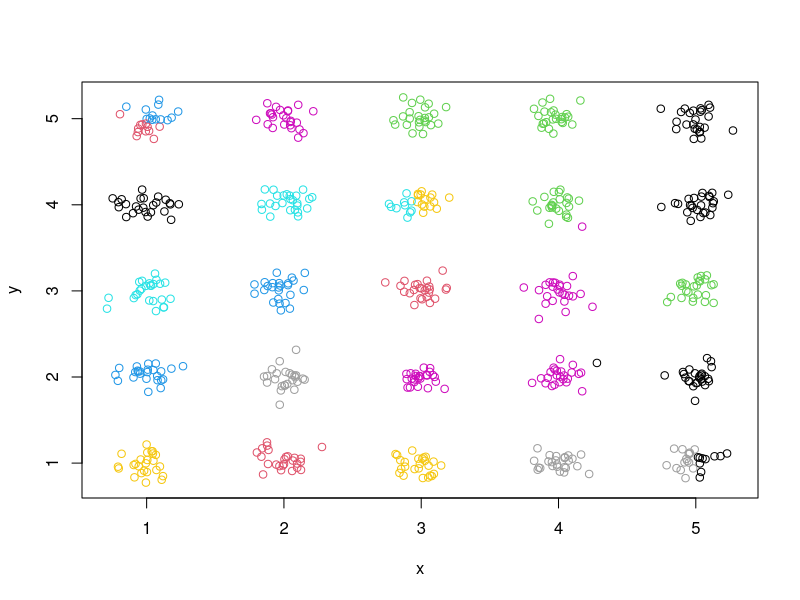
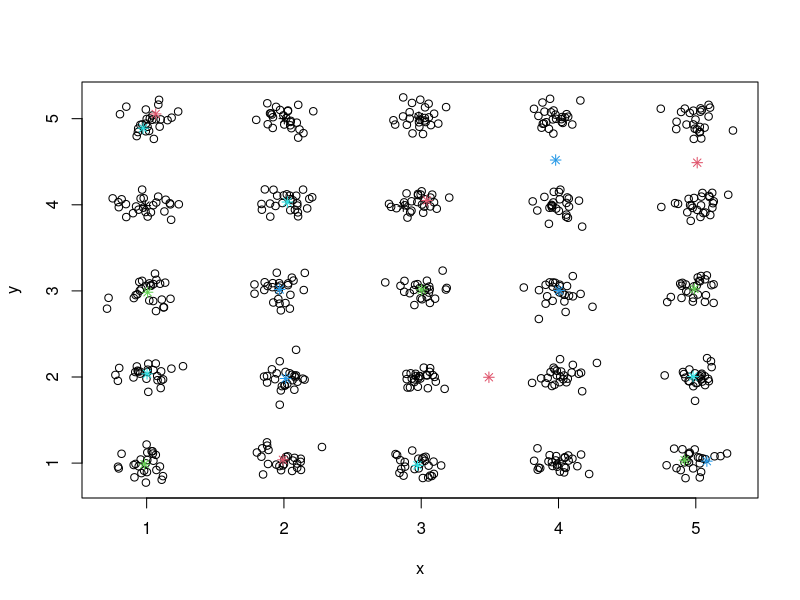
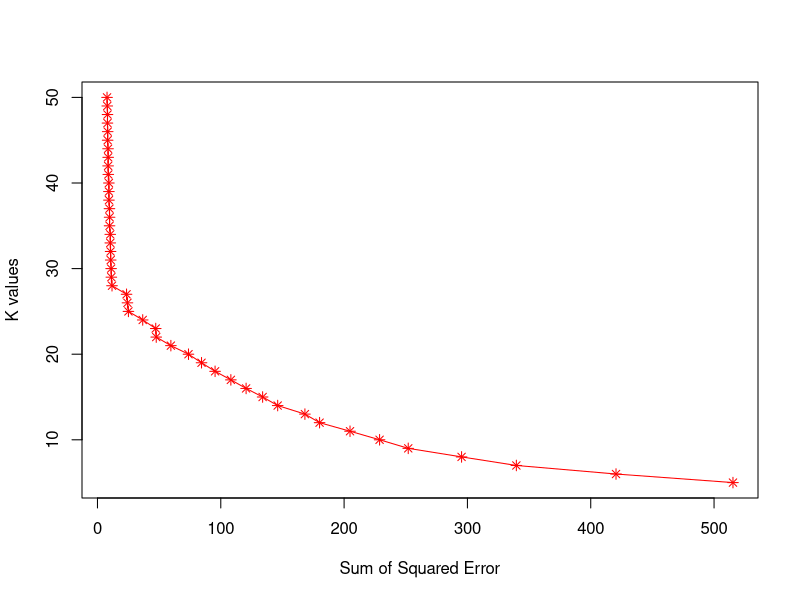

Write R code to recreate these figures, in order. (Note: this script raises an error after producing the figures.)
# imports 
require(graphics)

# clear memory
rm(list=ls())

# create the 5x5 (25) centers
centers = expand.grid(1:5,  1:5)

####################
## SET UP  OF DATA
####################

# initializing vectors to hold results
random.fullmatrix <- c()
random.points.x  <- c()
random.points.y  <- c()
# loop and assign random values for points around the centers
for (i in 1:nrow(centers)) {
  random.points.x = c(random.points.x , rnorm(25, mean = centers[i,]$Var1, sd = 0.1))
  random.points.y = c(random.points.y , rnorm(25, mean = centers[i,]$Var2, sd = 0.1))
}
random.pointmatrix = c(random.points.x, random.points.y)
random.fullmatrix =  matrix(random.pointmatrix, ncol = 2)
# assign column names
colnames(random.fullmatrix) <- c("x", "y")

# START for testing only 
cl <- kmeans(random.fullmatrix, 25, nstart = 5)
plot(random.fullmatrix, col = cl$cluster)
plot(random.fullmatrix)
# show centers of the clusters
points(cl$centers, col = 1:5, pch = 8)
# END for testing only

####################
## PROBLEM 1: Plot K-values vs. Sum of Squared Error
####################

# perform K-means in loop for values 5 -> 50
kvalues <- c()
sse <- c()
for(k in 5:50){
  cl <- kmeans(random.fullmatrix, k, iter.max=20, nstart=25)
  sse <- c(sse, cl$tot.withinss)
  kvalues <- c(kvalues, k)
}
kvalue_vs_sse = matrix(c(sse,kvalues), ncol=2)
# Plot the result - K-values vs. Sum of Squared Error 
plot(kvalue_vs_sse, type="o", col="red", pch=8, xlab="Sum of Squared Error", ylab="K values")
# looks like the best improvement is at K = 30 and no further after that

####################
## PROBLEM 2: Plot K-values vs. AIC (Akaike Information Criterion)
####################

# perform K-means in loop for values 5 -> 50
kvalues2 <- c()
aic <- c()
M = 2 # Dimensionality of vector space, 2 dimension problem
for(k in 5:50){
  cl <- kmeans(random.fullmatrix, k, iter.max=20, nstart=25)
  sse <- c(sse, cl$tot.withinss)
  aic_value <- (sse + 2*M*K)
  aic <- c(aic, aic_value)
  kvalues <- c(kvalues, k)
}
kvalue_vs_sse = matrix(c(sse,kvalues), ncol=2)
# Plot the result - K-values vs. Sum of Squared Error 
plot(kvalue_vs_sse, type="o", col="red", pch=8, xlab="Sum of Squared Error", ylab="K values")
# looks like the best improvement is at K = 30 and no further after that

AIC(cl, k = 2)